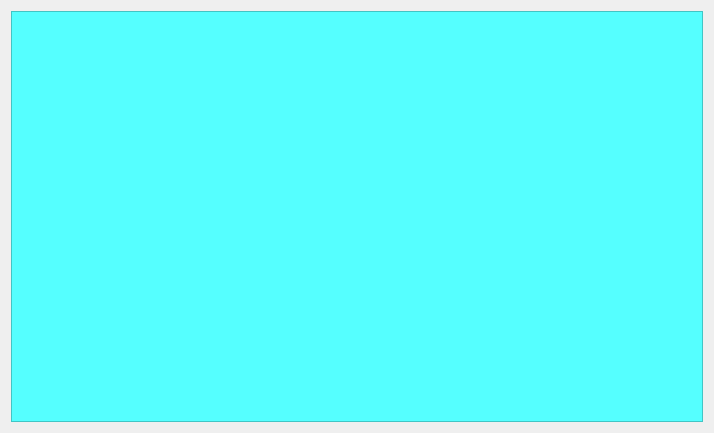
<?xml version="1.0" encoding="UTF-8"?>
<ui version="4.0">
 <class>deviceManagerUser</class>
 <widget class="QWidget" name="deviceManagerUser">
  <property name="geometry">
   <rect>
    <x>0</x>
    <y>0</y>
    <width>714</width>
    <height>433</height>
   </rect>
  </property>
  <property name="windowTitle">
   <string>Form</string>
  </property>
  <layout class="QGridLayout" name="gridLayout">
   <item row="0" column="0">
    <widget class="QTextEdit" name="textEdit">
     <property name="font">
      <font>
       <family>微软雅黑</family>
       <pointsize>12</pointsize>
       <weight>75</weight>
       <bold>true</bold>
      </font>
     </property>
     <property name="styleSheet">
      <string notr="true">background-color: rgb(85, 255, 255);</string>
     </property>
     <property name="readOnly">
      <bool>true</bool>
     </property>
    </widget>
   </item>
  </layout>
 </widget>
 <resources/>
 <connections/>
</ui>
